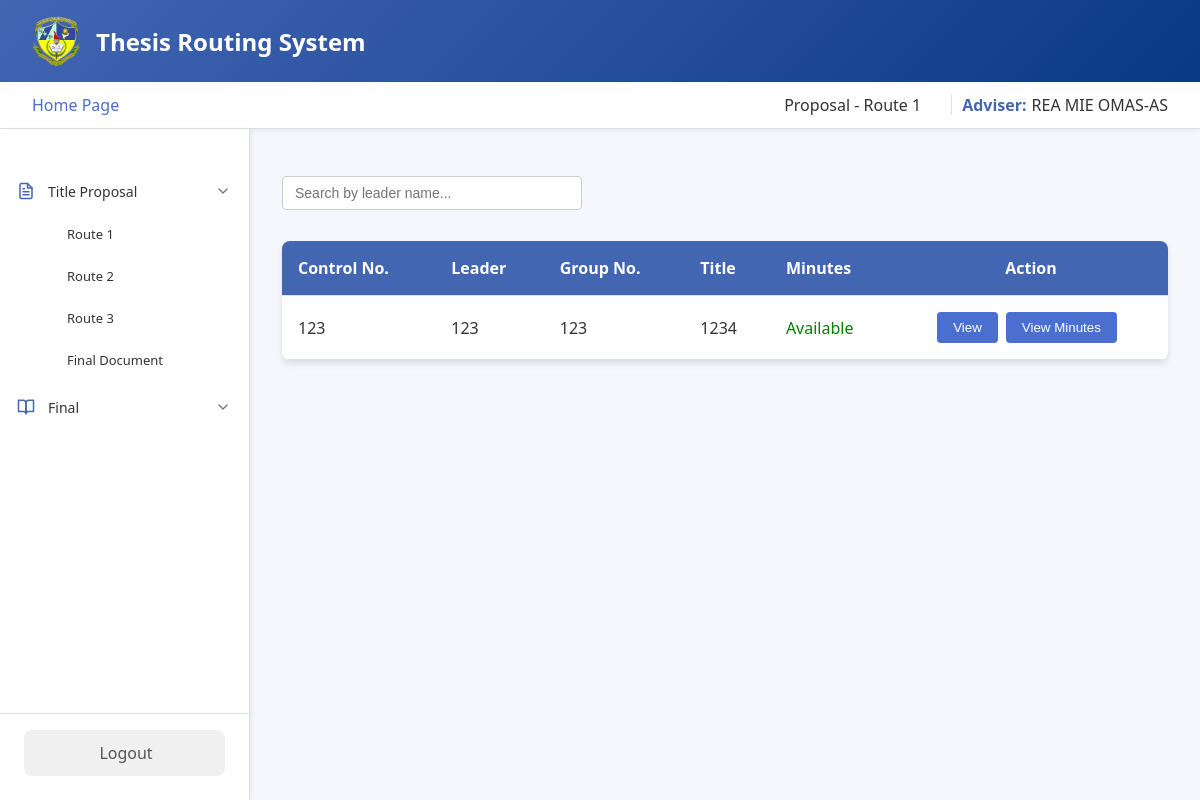
/adviser/homepage/titleproposal/route1.php (signed in), run on an earlier commit of the app's database.
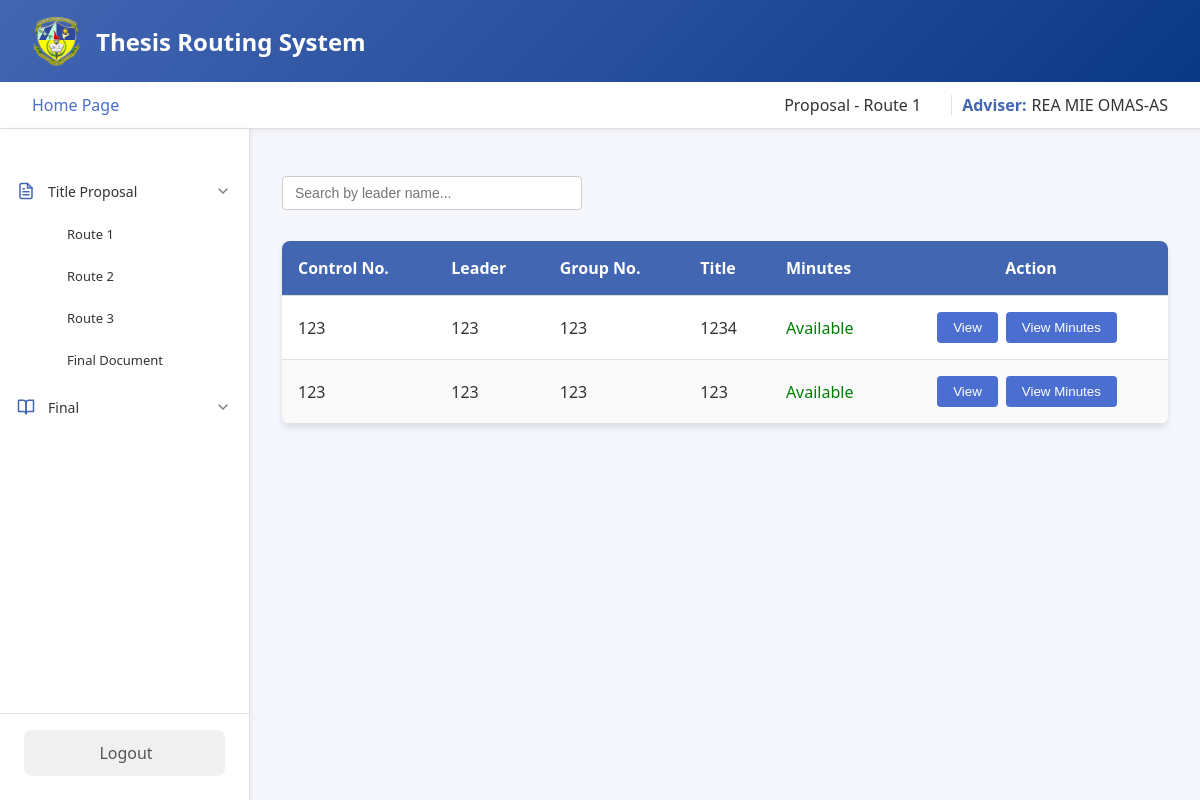
And on a later commit of the database.
### tables this page shows
CREATE TABLE `route1proposal_files` (
  `route1_id` int(11) NOT NULL,
  `student_id` int(11) NOT NULL,
  `docuRoute1` varchar(255) NOT NULL,
  `panel1_id` int(255) NOT NULL,
  `panel2_id` int(255) NOT NULL,
  `panel3_id` int(255) NOT NULL,
  `panel4_id` int(255) NOT NULL,
  `adviser_id` int(255) NOT NULL,
  `department` varchar(255) NOT NULL,
  `date_submitted` datetime DEFAULT NULL,
  `controlNo` varchar(255) NOT NULL,
  `fullname` varchar(255) NOT NULL,
  `group_number` int(255) NOT NULL,
  `title` varchar(255) NOT NULL,
  `school_year` varchar(255) NOT NULL,
  `panel5_id` varchar(255) NOT NULL,
  `minutes` varchar(255) NOT NULL,
  `routeNumber` varchar(255) NOT NULL
);

### adviser/homepage/titleproposal/route1.php (the view, shortened to what this page needs)
<?php
include '../../../connection.php';
$adviser_id = $_SESSION['adviser_id'];
$fullname = $_SESSION['fullname'] ?? 'Adviser';
?>
<!DOCTYPE html>
<html lang="en">
<head>
</head>
<body>
    <div class="container">
        <header class="header">
            <div class="logo-container">
                <img src="../../../assets/logo.png" alt="SMCC Logo">
                <div class="logo">Thesis Routing System</div>
            </div>
        </header>
        <div class="top-bar">
            <div class="homepage">
                <a href="../homepage.php">Home Page</a>
            </div>
            <div class="user-info">
                <div class="routeNo" style="margin-right: 20px;">Proposal - Route 1</div>
                <span class="role">Adviser:</span>
                <span class="user-name"><?= htmlspecialchars($fullname) ?></span>
            </div>
        </div>
        <div class="main-content">
        <nav class="sidebar">
                <nav class="nav-menu">
                    <div class="menu-item dropdown">
                        <div class="menu-header">
                            <div class="icon">
                            </div>
                            <span>Title Proposal</span>
                            <div class="dropdown-icon expanded">
                                <svg xmlns="http://www.w3.org/2000/svg" viewBox="0 0 24 24" fill="none"
                                    stroke="currentColor" stroke-width="2" stroke-linecap="round"
                                    stroke-linejoin="round">
                                    <polyline points="6 9 12 15 18 9"></polyline>
                                </svg>
                            </div>
                        </div>
                        <div class="dropdown-content show">
                            <a href="../titleproposal/route1.php" class="submenu-item">Route 1</a>
                            <a href="../titleproposal/route2.php" class="submenu-item">Route 2</a>
                            <a href="../titleproposal/route3.php" class="submenu-item">Route 3</a>
                            <a href="../titleproposal/finaldocu.php" class="submenu-item">Final Document</a>
                        </div>
                    </div>
                    <div class="menu-item dropdown">
                        <div class="menu-header">
                            <div class="icon">
                                <svg xmlns="http://www.w3.org/2000/svg" viewBox="0 0 24 24" fill="none"
                                    stroke="currentColor" stroke-width="2" stroke-linecap="round"
                                    stroke-linejoin="round">
                                    <path d="M2 3h6a4 4 0 0 1 4 4v14a3 3 0 0 0-3-3H2z"></path>
                                    <path d="M22 3h-6a4 4 0 0 0-4 4v14a3 3 0 0 1 3-3h7z"></path>
                                </svg>
                            </div>
                            <span>Final</span>
                            <div class="dropdown-icon">
                                <svg xmlns="http://www.w3.org/2000/svg" viewBox="0 0 24 24" fill="none"
                                    stroke="currentColor" stroke-width="2" stroke-linecap="round"
                                    stroke-linejoin="round">
                                    <polyline points="6 9 12 15 18 9"></polyline>
                                </svg>
                            </div>
                        </div>
                    </div>
                </nav>
                <div class="logout">
                    <a href="../../../logout.php">Logout</a>
                </div>
            </nav>
            <div class="content" id="content-area">
            <div class="search-container">
                <input type="text" id="searchInput" class="search-box" placeholder="Search by leader name..." onkeyup="searchTable()">
            </div>
            <?php
            $query = "
                SELECT
                    docuRoute1,
                    student_id,
                    route1_id,
                    department,
                    group_number,
                    controlNo,
                    fullname,
                    title,
                    minutes
                FROM route1proposal_files
                WHERE adviser_id = ?";
            $stmt = $conn->prepare($query);
            $stmt->bind_param("s", $adviser_id);
            $stmt->execute();
            $result = $stmt->get_result();
            if ($result->num_rows > 0) {
                echo "
                <table>
                    <thead>
                        <tr>
                            <th>Control No.</th>
                            <th>Leader</th>
                            <th>Group No.</th>
                            <th>Title</th>
                            <th>Minutes</th>
                            <th class='action-label'>Action</th>
                        </tr>
                    </thead>
                    <tbody>
                ";
                while ($row = $result->fetch_assoc()) {
                    $filePath = htmlspecialchars($row['docuRoute1'], ENT_QUOTES);
                    $student_id = htmlspecialchars($row['student_id'], ENT_QUOTES);
                    $route1_id = htmlspecialchars($row['route1_id'], ENT_QUOTES);
                    $groupNo = htmlspecialchars($row['group_number'], ENT_QUOTES);
                    $controlNo = htmlspecialchars($row['controlNo'], ENT_QUOTES);
                    $fullName = htmlspecialchars($row['fullname'], ENT_QUOTES);
                    $title = htmlspecialchars($row['title'], ENT_QUOTES);
                    $minutes = $row['minutes'] ? htmlspecialchars($row['minutes'], ENT_QUOTES) : '';
                    $minutesStatus = $minutes ? '<span style="color: green;">Available</span>' : '<span style="color: red;">Not Available</span>';
                    echo "
                        <tr>
                            <td>$controlNo</td>
                            <td>$fullName</td>
                            <td>$groupNo</td>
                            <td>$title</td>
                            <td>$minutesStatus</td>
                            <td style='text-align: center;'>
                                <button class='view-button' onclick=\"viewFile('$filePath', '$student_id', '$route1_id')\">View</button>";
                    if ($minutes) {
                        echo "<button class='view-button' onclick=\"viewMinutes('$minutes')\">View Minutes</button>";
                    }
                    echo "    </td>
                        </tr>
                    ";
                }
                echo "
                    </tbody>
                </table>
                ";
            } else {
                echo "<p>No files uploaded yet.</p>";
            }
            ?>
            </div>
        </div>
    </div>
</html>

### adviser/homepage/titleproposal/route1.php (style rules this page uses)
:root { --primary: #4366b3; --primary-light: #0a3885; --accent: #4a6fd1; --light: #f5f7fd; --dark: #333; --success: #28a745; --shadow: 0 4px 6px rgba(0, 0, 0, 0.1); --border: #e0e0e0; --white: #ffffff; --hover: #f5f7fd; --active: #e5ebf8; --text-light: #777777; --radius: 8px; }
.action-label { text-align: center; }
* { margin: 0; padding: 0; box-sizing: border-box; }
body { font-family: 'Segoe UI', Tahoma, Geneva, Verdana, sans-serif; background-color: var(--light); color: var(--dark); min-height: 100vh; }
.container { display: flex; flex-direction: column; min-height: 100vh; }
.header { background: linear-gradient(135deg, var(--primary) 0%, var(--primary-light) 100%); color: white; padding: 1rem 2rem; box-shadow: var(--shadow); }
.logo-container { display: flex; align-items: center; }
.logo-container img { height: 50px; margin-right: 15px; }
.logo { font-size: 1.5rem; font-weight: 600; }
.top-bar { display: flex; justify-content: space-between; align-items: center; padding: 0.75rem 2rem; background-color: white; box-shadow: 0 2px 4px rgba(0, 0, 0, 0.05); border-bottom: 1px solid var(--border); }
.homepage a { color: var(--accent); text-decoration: none; font-weight: 500; transition: all 0.3s; }
.user-info { display: flex; align-items: center; }
.role { font-weight: 600; margin-right: 5px; color: var(--primary); }
.user-name { color: var(--dark); }
.main-content { display: flex; flex: 1; }
.sidebar { width: 250px; background-color: white; padding: 1.5rem 0; box-shadow: 2px 0 5px rgba(0, 0, 0, 0.05); display: flex; flex-direction: column; justify-content: space-between; border-right: 1px solid var(--border); }
.sidebar a { display: block; padding: 0.75rem 1.5rem; color: var(--dark); text-decoration: none; transition: all 0.3s; border-left: 3px solid transparent; }
.logout { padding: 0 1.5rem; margin-top: auto; border-top: 1px solid var(--border); padding-top: 1rem; }
.logout a { display: flex; align-items: center; justify-content: center; background-color: #f0f0f0; color: #555; padding: 0.75rem; border-radius: 8px; text-decoration: none; font-weight: 500; transition: all 0.3s; }
.content { flex: 1; padding: 2rem; position: relative; overflow: auto; }
table { width: 100%; border-collapse: collapse; margin-top: 1rem; background-color: white; box-shadow: var(--shadow); border-radius: 8px; overflow: hidden; }
th, td { padding: 1rem; text-align: left; border-bottom: 1px solid var(--border); }
th { background-color: var(--primary); color: white; font-weight: 600; }
tr:nth-child(even) { background-color: rgba(0, 0, 0, 0.02); }
button { padding: 0.5rem 1rem; border: none; border-radius: 4px; cursor: pointer; font-weight: 500; transition: all 0.3s; }
.view-button { background-color: var(--accent); color: white; margin-right: 0.5rem; }
.nav-menu { display: flex; flex-direction: column; padding: 1rem 0; gap: 4px; }
.menu-item { display: flex; flex-direction: column; }
.menu-header { display: flex; align-items: center; padding: 0.75rem 1rem; cursor: pointer; border-radius: 8px; transition: all 0.2s ease; gap: 12px; }
.icon { width: 20px; height: 20px; display: flex; align-items: center; justify-content: center; color: var(--primary); }
.icon svg { width: 18px; height: 18px; stroke: var(--primary); }
.menu-header span { flex: 1; font-size: 14px; color: var(--dark); }
.dropdown-icon { width: 20px; height: 20px; display: flex; align-items: center; justify-content: center; transition: transform 0.2s ease; }
.dropdown-icon svg { width: 16px; height: 16px; stroke: #777777; }
.dropdown-content { display: none; flex-direction: column; padding-left: 2.5rem; }
.dropdown-content.show { display: flex; }
.submenu-item { padding: 0.6rem 1rem; font-size: 13px; color: #777777; text-decoration: none; border-radius: 8px; transition: all 0.2s ease; }
.search-container { margin: 15px 0; width: 100%; display: flex; justify-content: flex-start; align-items: center; }
.search-box { padding: 8px 12px; border: 1px solid #ccc; border-radius: 4px; width: 300px; font-size: 14px; margin-bottom: 15px; }

What changed in the data, as far as the page shows it:
added route1proposal_files: controlNo "123", fullname "123", group_number "123", title "123", shows "Available"
